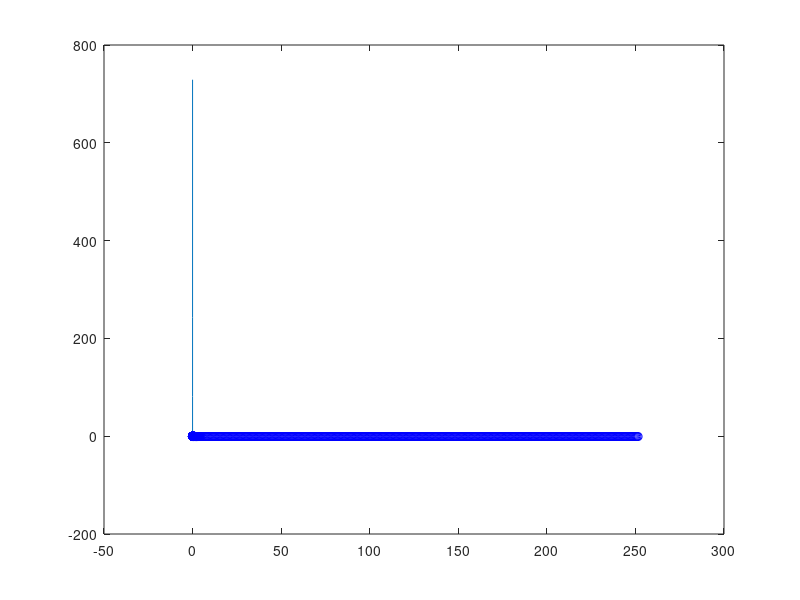

Here is the MATLAB script that generated this plot:
%% One diff eqs
dy=@(x,y) x*cos(x)+y;
%fprime=@(x,y) x*-sin(x)+cos(x)+dy(x,y);

x(1)=0;
y(1)=0.5;

error_y(1)=0;

n=200;
xf=10;
dx=(xf-x(1))/n;

for i=1:n
    x(i+1)=x(i)+dx; %#ok<SAGROW>
    y(i+1)=y(i)+dx*dy(x(i),y(i)); %#ok<SAGROW>
    %error_y(i+1)=abs(fprime(x(i),y(i))*dx^2/2); %#ok<SAGROW>
end

disp(y(end))
% fprintf('%1.6f\n', error_y(2))

%% System ODE Exercise
y1p=@(x,y1,y2) -y1^2+y2;
y2p=@(x,y1,y2) y1-4*y2^2;
% f1prime=@(x,y1,y2) dy1(x,y1,y2)-2*dy2(x,y1,y2);
% f2prime=@(x,y1,y2) 2*dy1(x,y1,y2)-4*dy2(x,y1,y2);

x(1)=0;
y1(1)=2;
y2(1)=2;

% error_y1(1)=0;
% error_y2(1)=0;

n=1;
tf=0.1;
dx=(tf-x(1))/n;

for i=1:n
    x(i+1)=x(i)+dx; %#ok<SAGROW>
    y1(i+1)=y1(i)+dx*y1p(x(i),y1(i),y2(i)); %#ok<SAGROW>
    y2(i+1)=y2(i)+dx*y2p(x(i),y1(i),y2(i)); %#ok<SAGROW>

    % error_y1(i+1)=abs(f1prime(x(i),y1(i),y2(i))*dx^2/2); %#ok<SAGROW>
    % error_y2(i+1)=abs(f2prime(x(i),y1(i),y2(i))*dx^2/2); %#ok<SAGROW>
end

disp(y1)
disp(y2)

%% Explicit Euler with error control (What the built in function does)
% This considers not just error, but stability too
f=@(x,y) -1000*y+x*exp(y);
fprime=@(x,y) -1000*f(x,y)+exp(y)+x*exp(y)*f(x,y);
lambda=@(x,y) f(x,y)/y;

x(1)=0;
y(1)=1;
xf=1;

TOL=1e-6;

for i=1:10000
    if x(i) >= xf
        break
    end
    dx_error=sqrt(TOL*2/abs(fprime(x(i),y(i))));
    dx_stability=2/lambda(x(i),y(i));
    dx=min([dx_error,dx_stability]);
    x(i+1)=x(i)+dx; %#ok<SAGROW>
    y(i+1)=y(i)+dx*f(x(i),y(i)); %#ok<SAGROW>
end

plot(x, y)

%% Error control for Explict Euler
clear;
f1=@(x,y1,y2)y1-2*y2;
f2=@(x,y1,y2)2*y1-4*y2;
dx=0.5;
xi=0; y1_i=0; y2_i=1;
df1=@(x,y1,y2)f1(x,y1,y2)-2*f2(x,y1,y2);
df2=@(x,y1,y2)2*f1(x,y1,y2)-4*f2(x,y1,y2);

error_y1=abs(df1(xi,y1_i,y2_i)/2*dx^2);
error_y2=abs(df2(xi,y1_i,y2_i)/2*dx^2);
TOL=1e-6;

for i=1:2000
    xxx(i)=xi; yyy1(i)=y1_i; yyy2(i)=y2_i;
    dx1=sqrt(TOL*2/abs(df1(xi,y1_i,y2_i)));
    dx2=sqrt(TOL*2/abs(df2(xi,y1_i,y2_i)));
    dx=min([dx1,dx2]);
    x_next=xi+dx;
    y1_next=y1_i+f1(xi,y1_i,y2_i)*dx;
    y2_next=y2_i+f2(xi,y1_i,y2_i)*dx;
    xi=x_next; y1_i=y1_next; y2_i=y2_next;
end
hold on;
plot(xxx,yyy1,'bo')